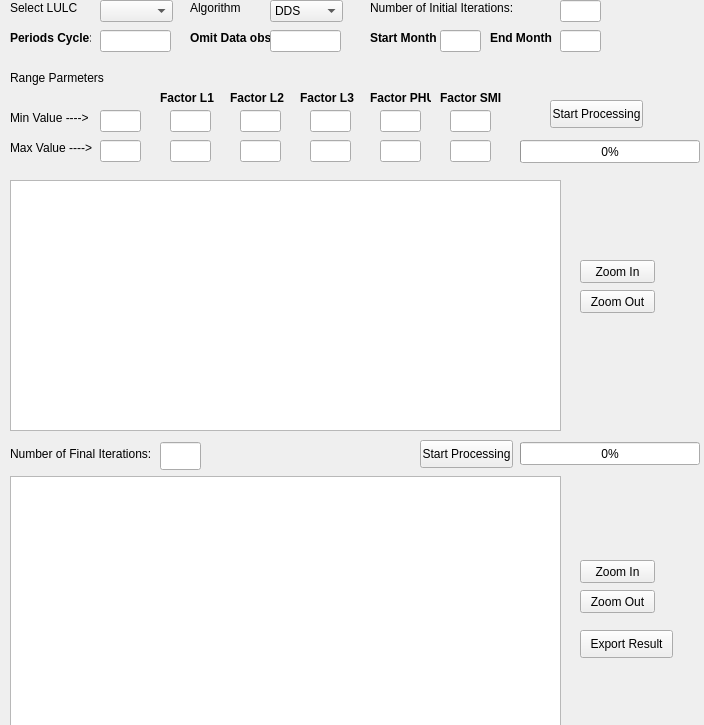
        <widget class="QWidget" name="page">
         <property name="geometry">
          <rect>
           <x>0</x>
           <y>0</y>
           <width>704</width>
           <height>725</height>
          </rect>
         </property>
         <attribute name="label">
          <string>Step 3 - Calibration</string>
         </attribute>
         <widget class="QLabel" name="label_21">
          <property name="geometry">
           <rect>
            <x>10</x>
            <y>0</y>
            <width>81</width>
            <height>16</height>
           </rect>
          </property>
          <property name="text">
           <string>&lt;html&gt;&lt;head/&gt;&lt;body&gt;&lt;p&gt;Select LULC&lt;/p&gt;&lt;/body&gt;&lt;/html&gt;</string>
          </property>
         </widget>
         <widget class="QLineEdit" name="QSOS1">
          <property name="geometry">
           <rect>
            <x>440</x>
            <y>30</y>
            <width>41</width>
            <height>22</height>
           </rect>
          </property>
         </widget>
         <widget class="QLabel" name="label_30">
          <property name="geometry">
           <rect>
            <x>190</x>
            <y>0</y>
            <width>61</width>
            <height>16</height>
           </rect>
          </property>
          <property name="text">
           <string>&lt;html&gt;&lt;head/&gt;&lt;body&gt;&lt;p&gt;Algorithm&lt;/p&gt;&lt;/body&gt;&lt;/html&gt;</string>
          </property>
         </widget>
         <widget class="QLabel" name="label_29">
          <property name="geometry">
           <rect>
            <x>490</x>
            <y>30</y>
            <width>71</width>
            <height>16</height>
           </rect>
          </property>
          <property name="text">
           <string>&lt;html&gt;&lt;head/&gt;&lt;body&gt;&lt;p&gt;&lt;span style=&quot; font-weight:600;&quot;&gt;End Month&lt;/span&gt;&lt;/p&gt;&lt;/body&gt;&lt;/html&gt;</string>
          </property>
         </widget>
         <widget class="QComboBox" name="Algorithm">
          <property name="geometry">
           <rect>
            <x>270</x>
            <y>0</y>
            <width>73</width>
            <height>22</height>
           </rect>
          </property>
          <item>
           <property name="text">
            <string>DDS</string>
           </property>
          </item>
          <item>
           <property name="text">
            <string>LHS</string>
           </property>
          </item>
          <item>
           <property name="text">
            <string>SCE</string>
           </property>
          </item>
         </widget>
         <widget class="QLineEdit" name="QSOS1_2">
          <property name="geometry">
           <rect>
            <x>560</x>
            <y>30</y>
            <width>41</width>
            <height>22</height>
           </rect>
          </property>
         </widget>
         <widget class="QLineEdit" name="QNumIter">
          <property name="geometry">
           <rect>
            <x>560</x>
            <y>0</y>
            <width>41</width>
            <height>22</height>
           </rect>
          </property>
         </widget>
         <widget class="QLineEdit" name="QPeriod">
          <property name="geometry">
           <rect>
            <x>100</x>
            <y>30</y>
            <width>71</width>
            <height>22</height>
           </rect>
          </property>
         </widget>
         <widget class="QLabel" name="label_26">
          <property name="geometry">
           <rect>
            <x>10</x>
            <y>30</y>
            <width>81</width>
            <height>16</height>
           </rect>
          </property>
          <property name="text">
           <string>&lt;html&gt;&lt;head/&gt;&lt;body&gt;&lt;p&gt;&lt;span style=&quot; font-weight:600;&quot;&gt;Periods Cycle:&lt;/span&gt;&lt;/p&gt;&lt;/body&gt;&lt;/html&gt;</string>
          </property>
         </widget>
         <widget class="QLabel" name="label_27">
          <property name="geometry">
           <rect>
            <x>190</x>
            <y>30</y>
            <width>91</width>
            <height>16</height>
           </rect>
          </property>
          <property name="text">
           <string>&lt;html&gt;&lt;head/&gt;&lt;body&gt;&lt;p&gt;&lt;span style=&quot; font-weight:600;&quot;&gt;Omit Data obs:&lt;/span&gt;&lt;/p&gt;&lt;/body&gt;&lt;/html&gt;</string>
          </property>
         </widget>
         <widget class="QLineEdit" name="QOmitObs">
          <property name="geometry">
           <rect>
            <x>270</x>
            <y>30</y>
            <width>71</width>
            <height>22</height>
           </rect>
          </property>
         </widget>
         <widget class="QLabel" name="label_28">
          <property name="geometry">
           <rect>
            <x>370</x>
            <y>30</y>
            <width>71</width>
            <height>16</height>
           </rect>
          </property>
          <property name="text">
           <string>&lt;html&gt;&lt;head/&gt;&lt;body&gt;&lt;p&gt;&lt;span style=&quot; font-weight:600;&quot;&gt;Start Month&lt;/span&gt;&lt;/p&gt;&lt;/body&gt;&lt;/html&gt;</string>
          </property>
         </widget>
         <widget class="QComboBox" name="spinBox">
          <property name="geometry">
           <rect>
            <x>100</x>
            <y>0</y>
            <width>73</width>
            <height>22</height>
           </rect>
          </property>
         </widget>
         <widget class="QLabel" name="label_31">
          <property name="geometry">
           <rect>
            <x>370</x>
            <y>0</y>
            <width>181</width>
            <height>16</height>
           </rect>
          </property>
          <property name="text">
           <string>&lt;html&gt;&lt;head/&gt;&lt;body&gt;&lt;p&gt;Number of Initial Iterations:&lt;/p&gt;&lt;/body&gt;&lt;/html&gt;</string>
          </property>
         </widget>
         <widget class="QLineEdit" name="Ql1_min">
          <property name="geometry">
           <rect>
            <x>170</x>
            <y>110</y>
            <width>41</width>
            <height>22</height>
           </rect>
          </property>
         </widget>
         <widget class="QLineEdit" name="Qft_sup_min">
          <property name="geometry">
           <rect>
            <x>100</x>
            <y>110</y>
            <width>41</width>
            <height>22</height>
           </rect>
          </property>
         </widget>
         <widget class="QLineEdit" name="QnSMI_max">
          <property name="geometry">
           <rect>
            <x>450</x>
            <y>140</y>
            <width>41</width>
            <height>22</height>
           </rect>
          </property>
         </widget>
         <widget class="QLabel" name="label_24">
          <property name="geometry">
           <rect>
            <x>10</x>
            <y>70</y>
            <width>121</width>
            <height>16</height>
           </rect>
          </property>
          <property name="text">
           <string>&lt;html&gt;&lt;head/&gt;&lt;body&gt;&lt;p&gt;Range Parmeters&lt;/p&gt;&lt;/body&gt;&lt;/html&gt;</string>
          </property>
         </widget>
         <widget class="QLabel" name="label_35">
          <property name="geometry">
           <rect>
            <x>370</x>
            <y>90</y>
            <width>61</width>
            <height>16</height>
           </rect>
          </property>
          <property name="text">
           <string>&lt;html&gt;&lt;head/&gt;&lt;body&gt;&lt;p&gt;&lt;span style=&quot; font-weight:600;&quot;&gt;Factor PHU&lt;/span&gt;&lt;/p&gt;&lt;/body&gt;&lt;/html&gt;</string>
          </property>
         </widget>
         <widget class="QLabel" name="label_22">
          <property name="geometry">
           <rect>
            <x>10</x>
            <y>110</y>
            <width>111</width>
            <height>16</height>
           </rect>
          </property>
          <property name="text">
           <string>&lt;html&gt;&lt;head/&gt;&lt;body&gt;&lt;p&gt;Min Value ----&amp;gt;&lt;/p&gt;&lt;/body&gt;&lt;/html&gt;</string>
          </property>
         </widget>
         <widget class="QLineEdit" name="Ql3_max">
          <property name="geometry">
           <rect>
            <x>310</x>
            <y>140</y>
            <width>41</width>
            <height>22</height>
           </rect>
          </property>
         </widget>
         <widget class="QLabel" name="label_33">
          <property name="geometry">
           <rect>
            <x>230</x>
            <y>90</y>
            <width>61</width>
            <height>16</height>
           </rect>
          </property>
          <property name="text">
           <string>&lt;html&gt;&lt;head/&gt;&lt;body&gt;&lt;p&gt;&lt;span style=&quot; font-weight:600;&quot;&gt;Factor L2&lt;/span&gt;&lt;/p&gt;&lt;/body&gt;&lt;/html&gt;</string>
          </property>
         </widget>
         <widget class="QLineEdit" name="Ql2_max">
          <property name="geometry">
           <rect>
            <x>240</x>
            <y>140</y>
            <width>41</width>
            <height>22</height>
           </rect>
          </property>
         </widget>
         <widget class="QProgressBar" name="progressBar_process_LAI">
          <property name="geometry">
           <rect>
            <x>520</x>
            <y>140</y>
            <width>180</width>
            <height>23</height>
           </rect>
          </property>
          <property name="value">
           <number>0</number>
          </property>
          <property name="textVisible">
           <bool>true</bool>
          </property>
         </widget>
         <widget class="QLabel" name="label_23">
          <property name="geometry">
           <rect>
            <x>10</x>
            <y>140</y>
            <width>111</width>
            <height>16</height>
           </rect>
          </property>
          <property name="text">
           <string>&lt;html&gt;&lt;head/&gt;&lt;body&gt;&lt;p&gt;Max Value  ----&amp;gt;&lt;/p&gt;&lt;/body&gt;&lt;/html&gt;</string>
          </property>
         </widget>
         <widget class="QLineEdit" name="QnSMI_min">
          <property name="geometry">
           <rect>
            <x>450</x>
            <y>110</y>
            <width>41</width>
            <height>22</height>
           </rect>
          </property>
         </widget>
         <widget class="QPushButton" name="zoom_in_button">
          <property name="geometry">
           <rect>
            <x>580</x>
            <y>260</y>
            <width>75</width>
            <height>23</height>
           </rect>
          </property>
          <property name="text">
           <string>Zoom In</string>
          </property>
         </widget>
         <widget class="QLabel" name="label_34">
          <property name="geometry">
           <rect>
            <x>300</x>
            <y>90</y>
            <width>61</width>
            <height>16</height>
           </rect>
          </property>
          <property name="text">
           <string>&lt;html&gt;&lt;head/&gt;&lt;body&gt;&lt;p&gt;&lt;span style=&quot; font-weight:600;&quot;&gt;Factor L3&lt;/span&gt;&lt;/p&gt;&lt;/body&gt;&lt;/html&gt;</string>
          </property>
         </widget>
         <widget class="QLineEdit" name="Qfr_phu_sen_min">
          <property name="geometry">
           <rect>
            <x>380</x>
            <y>110</y>
            <width>41</width>
            <height>22</height>
           </rect>
          </property>
         </widget>
         <widget class="QLineEdit" name="Qfr_phu_sen_max">
          <property name="geometry">
           <rect>
            <x>380</x>
            <y>140</y>
            <width>41</width>
            <height>22</height>
           </rect>
          </property>
         </widget>
         <widget class="QLineEdit" name="Ql2_min">
          <property name="geometry">
           <rect>
            <x>240</x>
            <y>110</y>
            <width>41</width>
            <height>22</height>
           </rect>
          </property>
         </widget>
         <widget class="QLineEdit" name="Ql1_max">
          <property name="geometry">
           <rect>
            <x>170</x>
            <y>140</y>
            <width>41</width>
            <height>22</height>
           </rect>
          </property>
         </widget>
         <widget class="QLabel" name="label_32">
          <property name="geometry">
           <rect>
            <x>160</x>
            <y>90</y>
            <width>61</width>
            <height>16</height>
           </rect>
          </property>
          <property name="text">
           <string>&lt;html&gt;&lt;head/&gt;&lt;body&gt;&lt;p&gt;&lt;span style=&quot; font-weight:600;&quot;&gt;Factor L1&lt;/span&gt;&lt;/p&gt;&lt;/body&gt;&lt;/html&gt;</string>
          </property>
         </widget>
         <widget class="QLineEdit" name="Ql3_min">
          <property name="geometry">
           <rect>
            <x>310</x>
            <y>110</y>
            <width>41</width>
            <height>22</height>
           </rect>
          </property>
         </widget>
         <widget class="QLabel" name="label_36">
          <property name="geometry">
           <rect>
            <x>440</x>
            <y>90</y>
            <width>61</width>
            <height>16</height>
           </rect>
          </property>
          <property name="text">
           <string>&lt;html&gt;&lt;head/&gt;&lt;body&gt;&lt;p&gt;&lt;span style=&quot; font-weight:600;&quot;&gt;Factor SMI&lt;/span&gt;&lt;/p&gt;&lt;/body&gt;&lt;/html&gt;</string>
          </property>
         </widget>
         <widget class="QLineEdit" name="Qft_sup_max">
          <property name="geometry">
           <rect>
            <x>100</x>
            <y>140</y>
            <width>41</width>
            <height>22</height>
           </rect>
          </property>
         </widget>
         <widget class="QPushButton" name="Run_process_LAI">
          <property name="geometry">
           <rect>
            <x>550</x>
            <y>100</y>
            <width>93</width>
            <height>28</height>
           </rect>
          </property>
          <property name="text">
           <string>Start Processing</string>
          </property>
         </widget>
         <widget class="QGraphicsView" name="graphicsView">
          <property name="geometry">
           <rect>
            <x>10</x>
            <y>180</y>
            <width>551</width>
            <height>251</height>
           </rect>
          </property>
         </widget>
         <widget class="QPushButton" name="zoom_out_button">
          <property name="geometry">
           <rect>
            <x>580</x>
            <y>290</y>
            <width>75</width>
            <height>23</height>
           </rect>
          </property>
          <property name="text">
           <string>Zoom Out</string>
          </property>
         </widget>
         <widget class="QPushButton" name="zoom_out_button_2">
          <property name="geometry">
           <rect>
            <x>580</x>
            <y>590</y>
            <width>75</width>
            <height>23</height>
           </rect>
          </property>
          <property name="text">
           <string>Zoom Out</string>
          </property>
         </widget>
         <widget class="QPushButton" name="Run_process_LAI_end">
          <property name="geometry">
           <rect>
            <x>420</x>
            <y>440</y>
            <width>93</width>
            <height>28</height>
           </rect>
          </property>
          <property name="text">
           <string>Start Processing</string>
          </property>
         </widget>
         <widget class="QPushButton" name="zoom_in_button_2">
          <property name="geometry">
           <rect>
            <x>580</x>
            <y>560</y>
            <width>75</width>
            <height>23</height>
           </rect>
          </property>
          <property name="text">
           <string>Zoom In</string>
          </property>
         </widget>
         <widget class="QGraphicsView" name="graphicsView_2">
          <property name="geometry">
           <rect>
            <x>10</x>
            <y>476</y>
            <width>551</width>
            <height>251</height>
           </rect>
          </property>
         </widget>
         <widget class="QLineEdit" name="QNumIter_end">
          <property name="geometry">
           <rect>
            <x>160</x>
            <y>442</y>
            <width>41</width>
            <height>28</height>
           </rect>
          </property>
         </widget>
         <widget class="QProgressBar" name="progressBar_process_LAI_end">
          <property name="geometry">
           <rect>
            <x>520</x>
            <y>442</y>
            <width>180</width>
            <height>23</height>
           </rect>
          </property>
          <property name="value">
           <number>0</number>
          </property>
          <property name="textVisible">
           <bool>true</bool>
          </property>
         </widget>
         <widget class="QLabel" name="label_37">
          <property name="geometry">
           <rect>
            <x>10</x>
            <y>446</y>
            <width>181</width>
            <height>16</height>
           </rect>
          </property>
          <property name="text">
           <string>&lt;html&gt;&lt;head/&gt;&lt;body&gt;&lt;p&gt;Number of Final Iterations:&lt;/p&gt;&lt;/body&gt;&lt;/html&gt;</string>
          </property>
         </widget>
         <widget class="QPushButton" name="Export_result_2">
          <property name="geometry">
           <rect>
            <x>580</x>
            <y>630</y>
            <width>93</width>
            <height>28</height>
           </rect>
          </property>
          <property name="text">
           <string>Export Result</string>
          </property>
         </widget>
        </widget>
